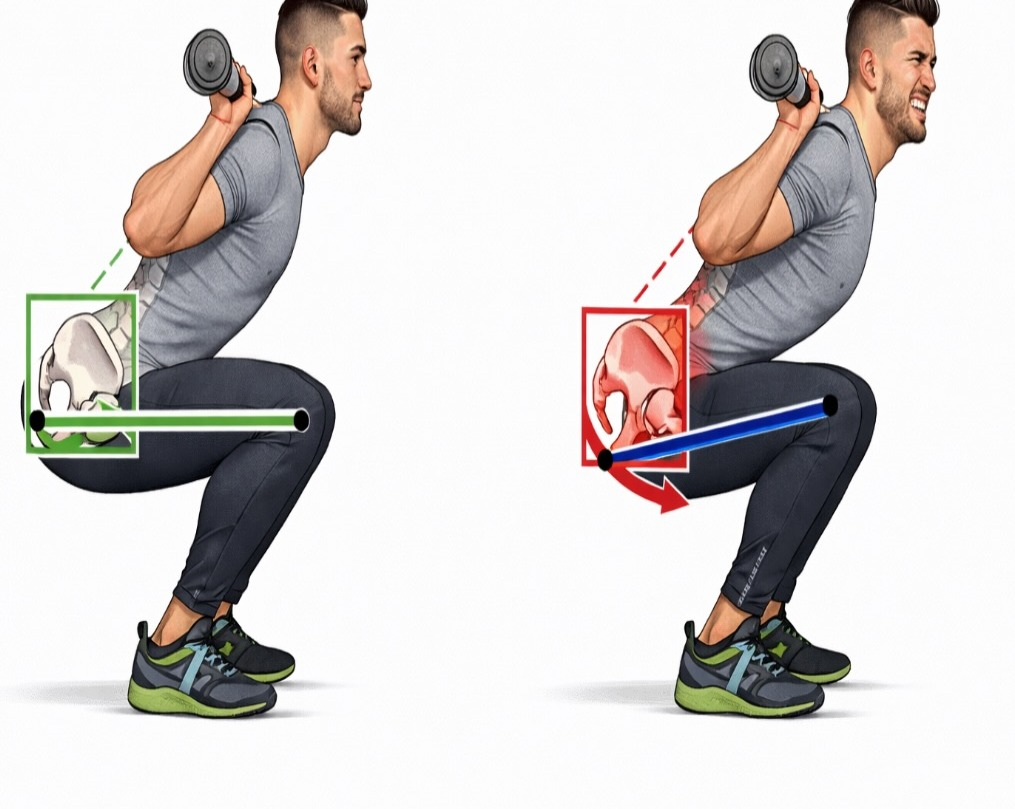
#> input picture assets/illust/butt_wink.jpg, 1015 x 809 px
$ python -i ig_render.py   (imports and definitions only)
#> lines starting #> are read from the running program, lines starting #| are printed output that depends on the picture
"""캐러셀 JSON → 1080x1350 PNG 슬라이드 렌더링 (브랜드 템플릿 v2).

v2 — taste-skill 원칙 적용: 강한 타이포 위계(키커/헤드라인/본문), 절제된 밀도,
종이 질감(그레인), 얇은 룰·작은 라벨·페이지 번호 디테일, 고스트 숫자, 한 장 한 아이디어.

usage: python scripts/ig_render.py output/instagram/<dir>/content.json
"""
import json, random, sys
from pathlib import Path
from PIL import Image, ImageDraw, ImageFont, ImageFilter

ROOT = Path(__file__).resolve().parent.parent
# [1 line that did not run here, left out]
# [1 line that did not run here, left out]
# [1 line that did not run here, left out]
# [1 line that did not run here, left out]
KICKER = {"check": "SELF CHECK · 자가진단", "body": "WHY · 원인", "dont": "DON'T · 이건 하지 마세요", "exercise": "DO · 해결 운동"}


# [33 lines left out: functions font, wrap, block, not called in this run]


def grain(img, amount=10):
    """종이 질감 — 미세한 노이즈 오버레이"""
    rnd = random.Random(7)
    noise = Image.effect_noise((W // 3, H // 3), amount).resize((W, H), Image.BILINEAR)
    noise = noise.point(lambda v: 128 + (v - 128) // 2)
    base = img.convert("L")
    return Image.blend(img, Image.merge("RGB", (noise, noise, noise)), 0.06)


# [162 lines left out: functions frame, header, footer, ghost_number, place_image, render_slide and 1 more, not called in this run]


# [2 lines not run here, left out]

>>> import cv2
>>> picture = cv2.imread('../assets/illust/butt_wink.jpg', cv2.IMREAD_GRAYSCALE)
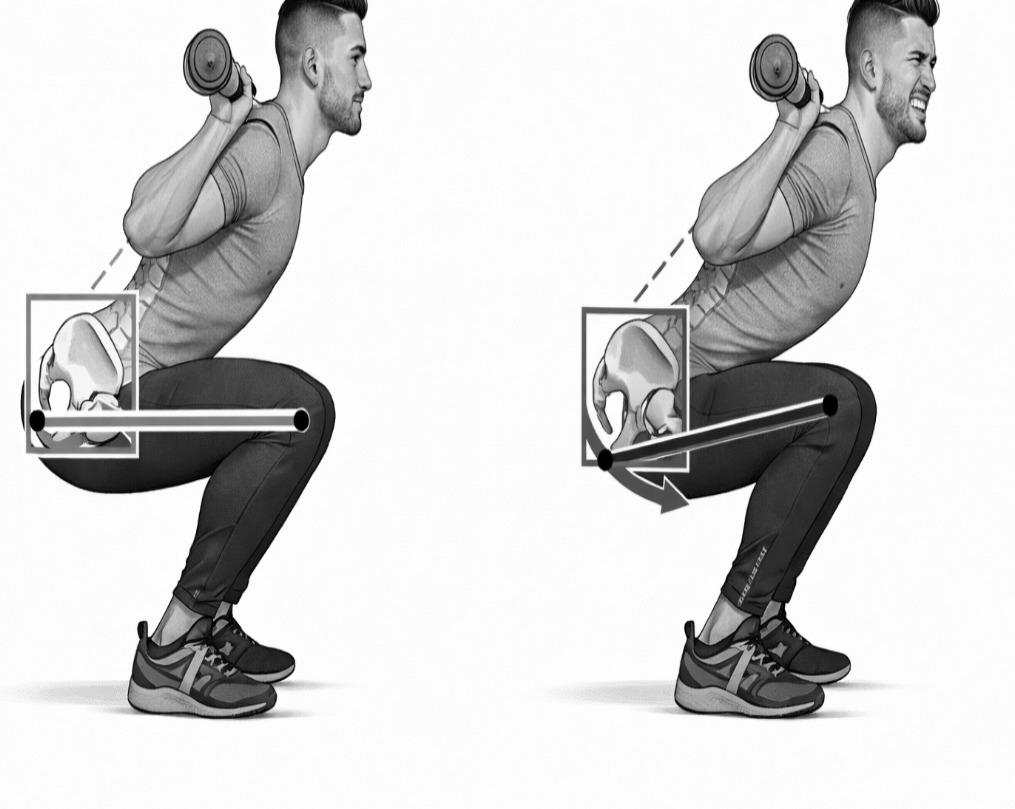
#> picture: shape (809, 1015); min 0, max 255, mean 211.5
>>> result = grain(picture)
#> (the run stopped early here; a loop or call above may not have finished)

$ run again, on assets/illust/neck_shoulder.jpg
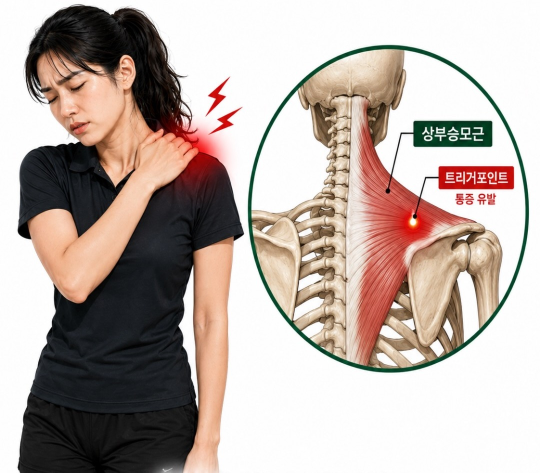
#> input picture assets/illust/neck_shoulder.jpg, 1080 x 945 px (shown at 1/2 size)
#> `picture = cv2.imread('../assets/illust/butt_wink.jpg', cv2.IMREAD_GRAY..`:
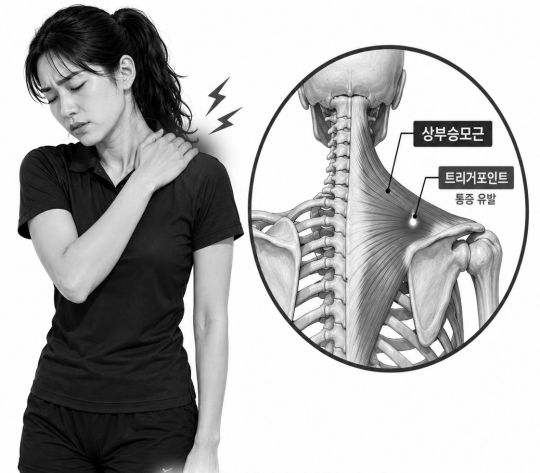
#> picture: shape (945, 1080) (shown at 1/2 size); min 0, max 255, mean 176.3

$ run again, on assets/illust/shoulder_front.jpg
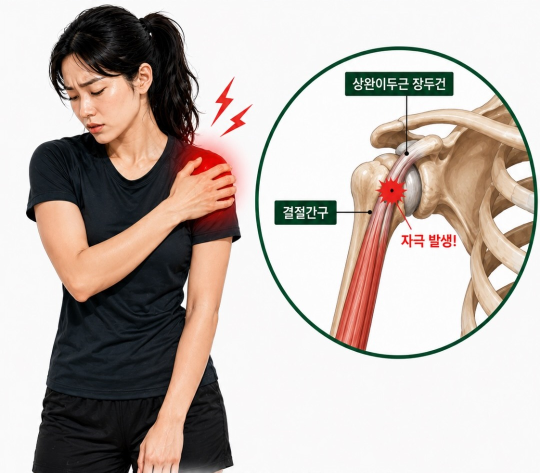
#> input picture assets/illust/shoulder_front.jpg, 1080 x 945 px (shown at 1/2 size)
#> `picture = cv2.imread('../assets/illust/butt_wink.jpg', cv2.IMREAD_GRAY..`:
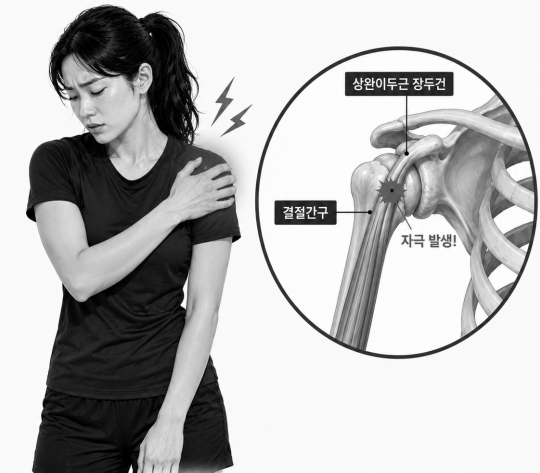
#> picture: shape (945, 1080) (shown at 1/2 size); min 0, max 255, mean 183.6

$ run again, on assets/illust/squat_x_o.jpg
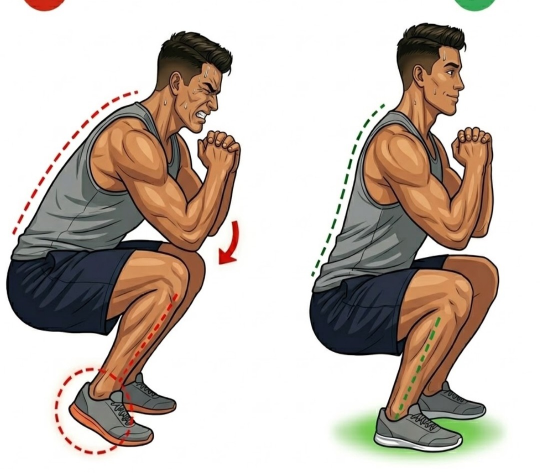
#> input picture assets/illust/squat_x_o.jpg, 1080 x 945 px (shown at 1/2 size)
#> `picture = cv2.imread('../assets/illust/butt_wink.jpg', cv2.IMREAD_GRAY..`:
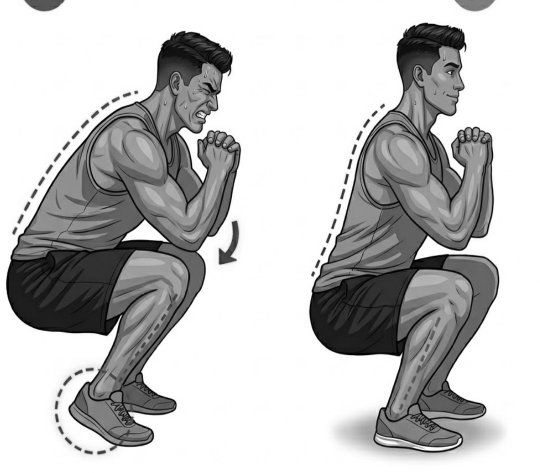
#> picture: shape (945, 1080) (shown at 1/2 size); min 0, max 255, mean 192.6
